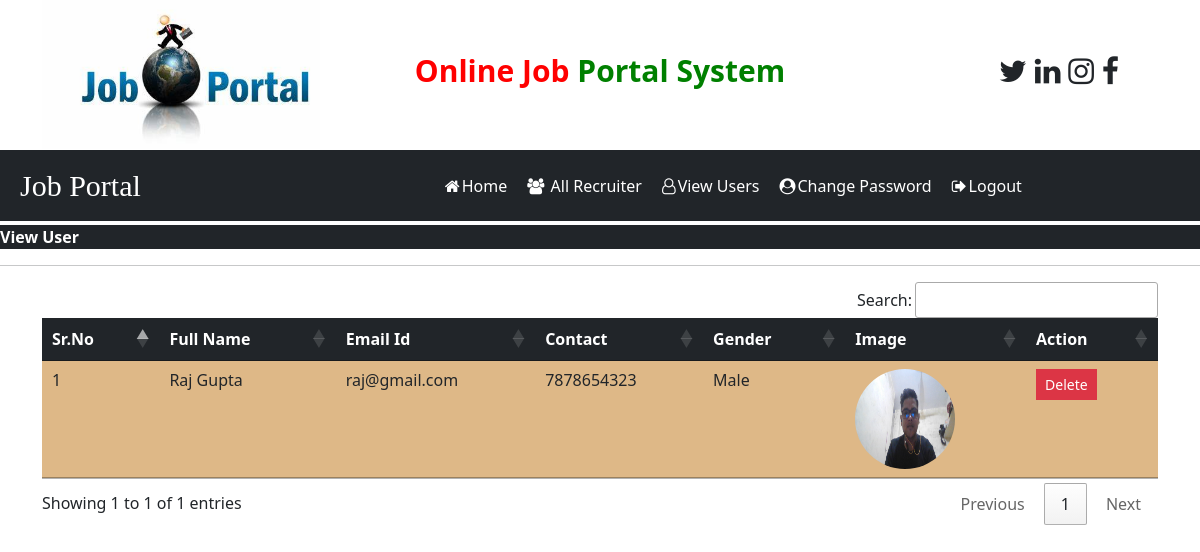
Page /view_users/ on the committed database.
### job/models.py (models this page shows)
class StudentUser(models.Model):
    fname = models.CharField(max_length=15, null=True)
    lname = models.CharField(max_length=15, null=True)
    image = models.FileField(null=True)
    pwd = models.CharField(max_length=100, null=True)
    email = models.EmailField(max_length=15, null=True)
    contact = models.IntegerField(null=True)
    gender = models.CharField(max_length=10, null=True)

### job/views.py (the view)
# urls.py: path('view_users/', views.view_users, name='view_users'),
def view_users(request):
    if not request.user.is_authenticated:
        data = StudentUser.objects.all()
        d = {'data': data}
        return render(request, 'view_users.html',d)
    data = StudentUser.objects.all()
    d = {'data': data}
    return render(request, 'view_users.html',d)

### job/templates/view_users.html
{% load static %}
{% block body %}
{% include 'admin_navigation.html' %}
<div class="bg-dark" style="border-radius:0px; width:100%; margin-top:0.3%">
    <marquee class="text-white" >
        <b>View User</b>
    </marquee>
</div>
<hr>
<div class="container">
<table class="table table-hover " id="example">
    <thead>
    <tr class="bg-dark" style=" color : white">
        <th>Sr.No</th>
        <th>Full Name</th>
        <th>Email Id</th>
        <th>Contact</th>
        <th>Gender</th>
        <th>Image</th>
        <th>Action</th>
    </tr>
    </thead>
    <tbody>
    {% for i in data %}
    <tr style="background-color : #DEB887">
        <td>{{forloop.counter}}</td>
        <td>{{i.fname}} {{i.lname}}</td>
        <td>{{i.email}}</td>
        <td>{{i.contact}}</td>
        <td>{{i.gender}}</td>
        <td><img src="{{i.image.url}}" style="width:100px; height:100px; border-radius:50%" ></td>
        <td><a href="{% url 'delete_user' i.id  %}" style="border-radius:0%" class="btn btn-danger btn-sm" onclick="return confirm('Are you Sure?')">Delete</a> </td>
    </tr>
    {% endfor %}
    </tbody>
</table>
</div>
{% endblock %}

### rows in the picture
StudentUser: fname "Raj", lname "Gupta", email "raj@gmail.com", contact "7878654323", gender "Male", image (picture)
